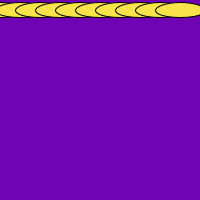
Frame 1 (no input)
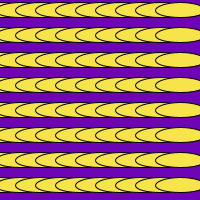
Frame 60 (the mouse pressed at the canvas centre just before this capture)
Frame 120 (the mouse held since frame 60 and released just before this capture): identical to frame 60, image omitted

The Processing sketch that drew these frames (run headless with seeded random() and noise(); from frame 60 on, the mouse is pressed at the canvas centre):

// Processing sketch: processing_94659
// ── processing_94659.pde

// Patrícia e Thais 
//Padrão
int y=10;
int x=100;

void setup()
{
size(200,200);

background(110,5,180);

}
 
void draw()
{
fill(247,228,75);
for(x=0;x<200;x=x+20)
{
ellipse(x,y,50,15);
}
y=y+25;
}
